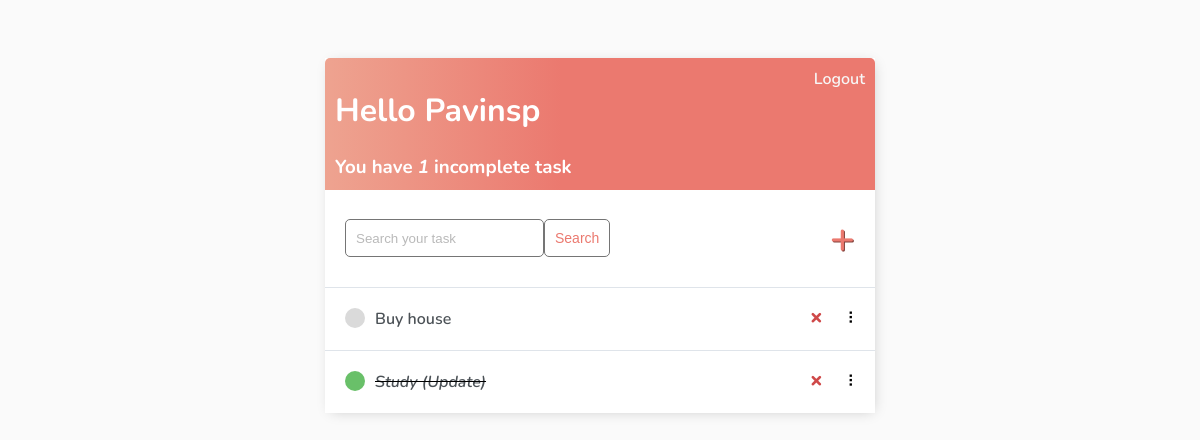
Before: / (signed in) with the older database file.
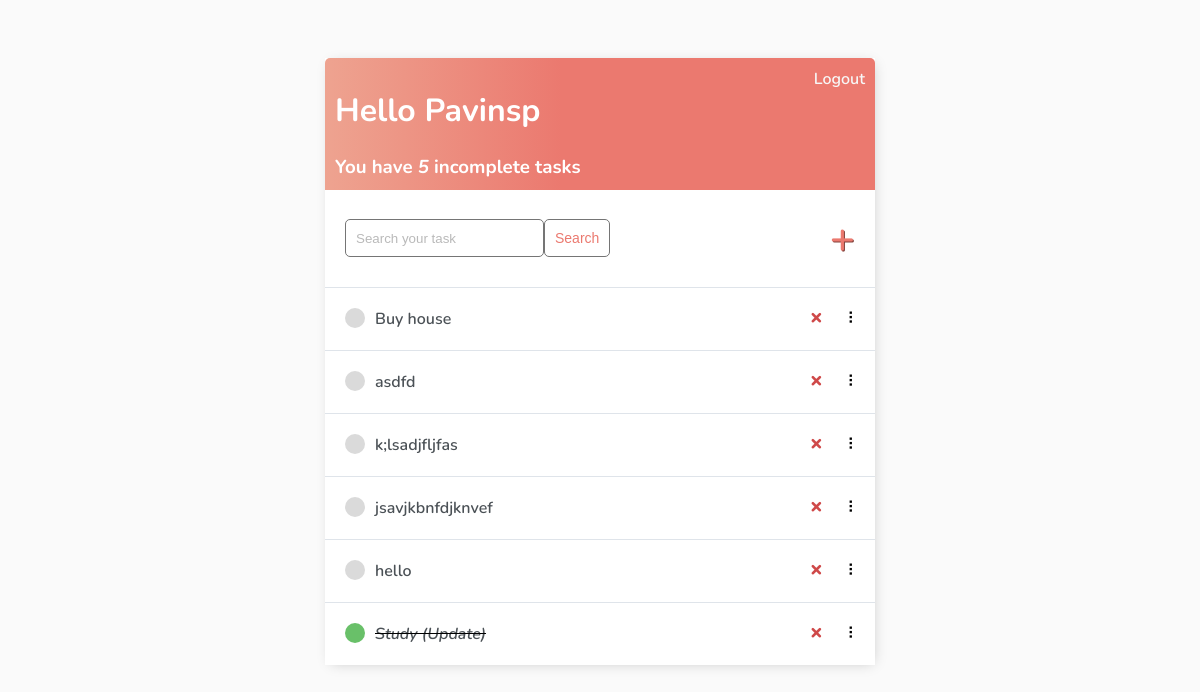
After: the same page with the newer database file.
### base/models.py (models this page shows)
class Task(models.Model):
    user = models.ForeignKey(User, on_delete=models.CASCADE, null=True, blank=True)
    title = models.CharField(max_length=200)
    description = models.TextField(null=True, blank=True)
    complete = models.BooleanField(default=False)
    created = models.DateTimeField(auto_now_add=True)
    def __str__(self):
        return self.title
    class Meta:
        ordering = ['complete']

### base/views.py (the view)
# urls.py: path('', TaskList.as_view(), name='tasks'),
class TaskList(LoginRequiredMixin, ListView):
    model = Task
    context_object_name = 'tasks'
    def get_context_data(self, **kwargs):
        context = super().get_context_data(**kwargs)
        context['tasks'] = context['tasks'].filter(user=self.request.user)
        context['count'] = context['tasks'].filter(complete=False).count()
        search_input = self.request.GET.get('search-area') or ''
        if search_input:
            context['tasks'] = context['tasks'].filter(
                title__icontains=search_input)
        context['search_input'] = search_input
        return context

### base/templates/base/task_list.html (shortened to what this page needs)
{% extends 'base/main.html' %} {% block content %}
<div class="header-bar">
    <div>
        <h1>Hello {{request.user|title}}</h1>
        <h3 style="margin:0">You have <i>{{count}}</i> incomplete task{{ count|pluralize:"s" }}</h3>
    </div>
    {% if request.user.is_authenticated %}
    <a href="{% url 'logout' %}">Logout</a> {% else %}
    <a href="{% url 'login' %}">Login</a> {% endif %}
</div>
<div id="search-add-wrapper">
    <form method="GET" style="display: flex;">
        <input type='text' name='search-area' placeholder="Search your task" value="{{search_input}}">
        <input class="button" type="submit" value='Search'>
    </form>
    {% if tasks|length > 0 %}
    <a id="add-link" href="{% url 'task-create' %}">&#x2b;</a>
    {% endif %}
</div>
<div id="tasklist" class="task-items-wrapper">
    {% for task in tasks %}
    <div class="task-wrapper" data-position="{{task.pk}}">
        <div class="task-title">
            {% if task.complete %}
            <div class="task-complete-icon"></div>
            <i><s><a href="{% url 'task-update' task.id %}">{{task}}</a></s></i> {% else %}
            <div class="task-incomplete-icon"></div>
            <a href="{% url 'task-update' task.id %}">{{task}}</a> {% endif %}
        </div>
        <div class="task-controls">
            <a class="delete-link" href="{% url 'task-delete' task.id %}">&#215;</a>
            <span class="handle">&nbsp;&#10247;</span>
        </div>
    </div>
    {% empty %}
    <div style="text-align: center; padding-bottom: 10px; line-height: 1em;">
        <h3>No new tasks are created.</h3>
        <h3>Create a <a style="text-decoration: none; color: #e53935;" href="{% url 'task-create' %}">New task</a> ! </h3>
    </div>
    {% endfor %}
</div>
{% endblock content %}

Changed rows visible on the page:
added Task: title "asdfd"
added Task: title "k;lsadjfljfas"
added Task: title "jsavjkbnfdjknvef"
added Task: title "hello"
Other visible differences:
{{ count }}: "1" → "5"
